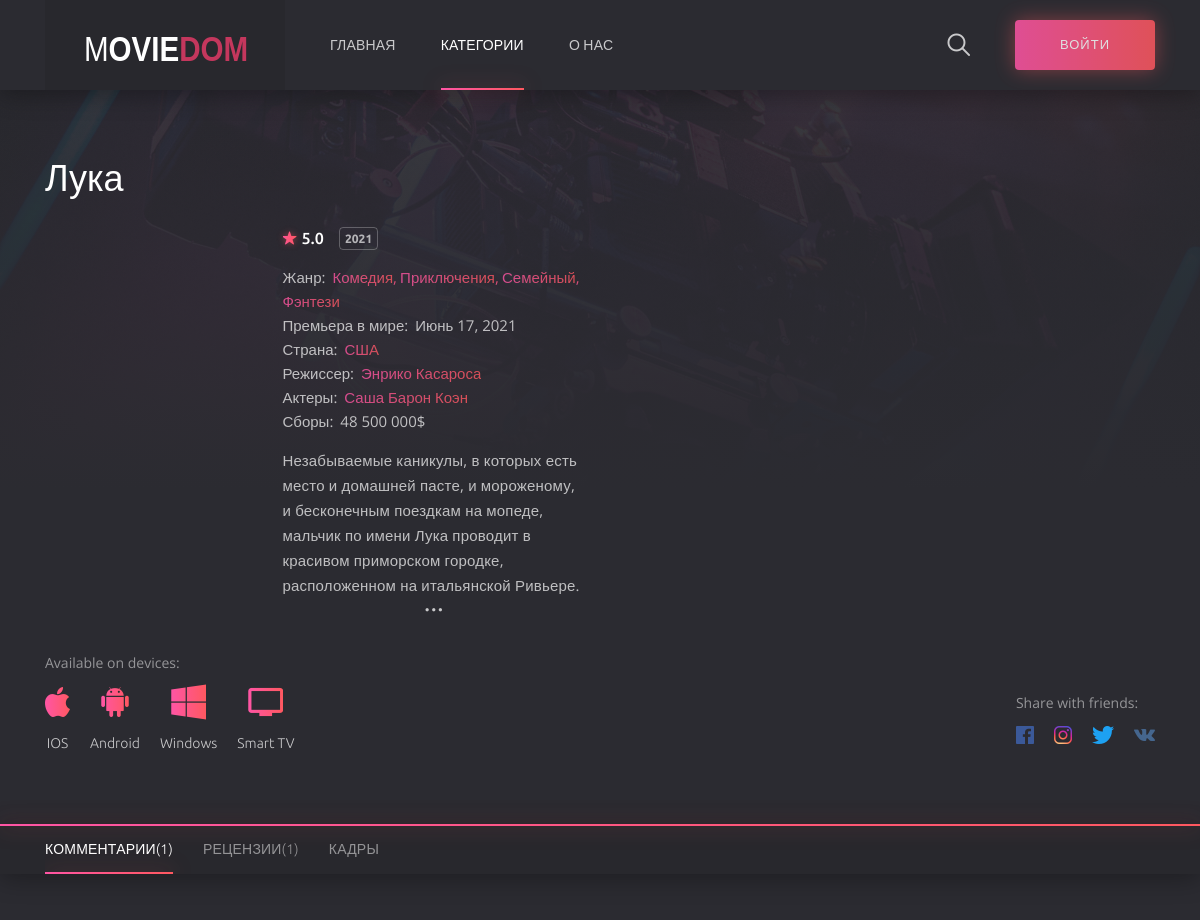
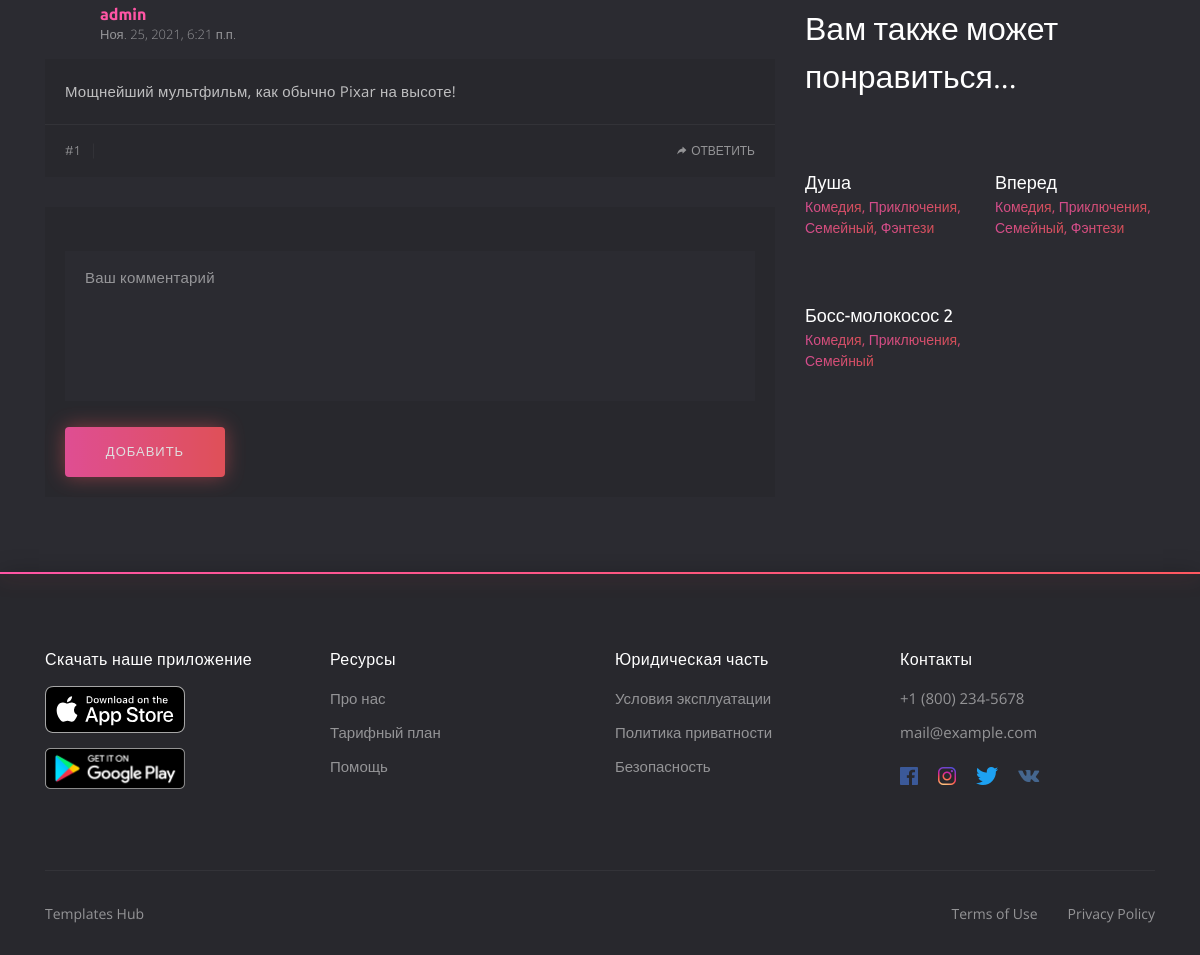
Screenshot of /cartoons/Luca/ with the database file from the repository (2 pictures, top to bottom).
### movie_catalog/models.py (models this page shows, shortened)
class Movie(models.Model):
    category = models.ForeignKey(
        'Category',
        related_name='movies',
        on_delete=models.SET_NULL,
        null=True,
        verbose_name='Категория'
    )
    title = models.CharField(max_length=255, verbose_name='Название')
    slug = models.SlugField(unique=True, verbose_name='Слаг')
    tagline = models.CharField(max_length=255, blank=True, verbose_name='Слоган')
    poster = models.ImageField(upload_to='posters/', verbose_name='Постер')
    genre = models.ManyToManyField('Genre', related_name='movies', verbose_name='Жанр')
    country = models.ManyToManyField('Country', related_name='movies', verbose_name='Страна')
    director = models.ManyToManyField('Director', related_name='movies', verbose_name='Режиссер')
    actors = models.ManyToManyField('Actor', related_name='movies', verbose_name='Актеры')
    description = models.TextField(verbose_name='Описание')
    year = models.PositiveSmallIntegerField(verbose_name='Год')
    world_premiere = models.DateField(verbose_name='Премьера в мире')
    budget = models.PositiveIntegerField(default=0, verbose_name='Бюджет')
    fees = models.PositiveIntegerField(default=0, verbose_name='Сборы')
    age_limit = models.CharField(
        max_length=10,
        choices=[
            ('0', '0'),
            ('12', '12'),
            ('16', '16'),
            ('18', '18'),
        ],
        default='0',
        verbose_name='Возрастное ограничение',
    )
    available = models.BooleanField(default=True, verbose_name='Доступен')
    moderation = models.BooleanField(default=False, verbose_name='Модерация')
    youtube_url = models.URLField(default='', verbose_name='Ссылка на трейлер в ютубе')
    class Meta:
        verbose_name = 'Фильм'
        verbose_name_plural = 'Фильмы'
        ordering = ('-world_premiere',)
    def __str__(self):
        return self.title

class Genre(models.Model):
    name = models.CharField(unique=True, max_length=255, verbose_name='Название')
    slug = models.SlugField(unique=True, verbose_name='Слаг')
    class Meta:
        verbose_name = 'Жанр'
        verbose_name_plural = 'Жанры'
    def __str__(self):
        return self.name

class Country(models.Model):
    name = models.CharField(unique=True, max_length=255, verbose_name='Название')
    slug = models.SlugField(unique=True, verbose_name='Слаг')
    class Meta:
        verbose_name = 'Страну'
        verbose_name_plural = 'Страны'
    def __str__(self):
        return self.name

class Director(models.Model):
    name = models.CharField(unique=True, max_length=255, verbose_name='Имя')
    slug = models.SlugField(unique=True, verbose_name='Слаг')
    photo = models.ImageField(upload_to='directors/', blank=True, null=True, verbose_name='Фото')
    class Meta:
        verbose_name = 'Режиссера'
        verbose_name_plural = 'Режиссеры'
    def __str__(self):
        return self.name

class Actor(models.Model):
    name = models.CharField(unique=True, max_length=255, verbose_name='Имя')
    slug = models.SlugField(unique=True, verbose_name='Слаг')
    photo = models.ImageField(upload_to='actors/', blank=True, null=True, verbose_name='Фото')
    class Meta:
        verbose_name = 'Актера'
        verbose_name_plural = 'Актеры'
    def __str__(self):
        return self.name

class Comment(models.Model):
    movie = models.ForeignKey(
        Movie,
        related_name='comments',
        on_delete=models.CASCADE,
        verbose_name='Фильм',
    )
    user = models.ForeignKey(
        User,
        related_name='comments',
        on_delete=models.CASCADE,
        null=True,
        verbose_name='Пользователь',
    )
    posted_at = models.DateTimeField(auto_now_add=True, verbose_name='Опубликовано')
    text = models.TextField(
        max_length=5000,
        validators=[MinLengthValidator(10)],
        verbose_name='Текст',
    )
    parent = models.ForeignKey(
        'self',
        on_delete=models.CASCADE,
        related_name='replies',
        blank=True,
        null=True,
        verbose_name='Родитель',
    )
    class Meta:
        verbose_name = 'Комментарий'
        verbose_name_plural = 'Комментарии'
        ordering = ('posted_at',)

### movie_catalog/views.py (the view, shortened to what this page needs)
# urls.py: path('<slug:category>/<slug:movie_slug>/', views.MovieDetail.as_view(), name='movie_detail'),
class MovieDetail(DetailView):
    extra_context = {'page': 'movie_detail'}
    comments_per_page = 10
    reviews_per_page = 5
    def get_queryset(self):
        return (
            Movie.objects.filter(
                category__slug=self.kwargs['category'],
                available=True,
                moderation=True,
            )
            .annotate(avg_rating=Avg('reviews__star__number'))
        )
    def get_object(self):
        return self.get_queryset().get(slug=self.kwargs['movie_slug'])
    def pagination(self, queryset, per_page, page_name):
        for i in range(len(queryset)):
            queryset[i].index_number = len(queryset) - i
        paginator = Paginator(queryset, per_page)
        page_number = self.request.GET.get(page_name, 1)
        return paginator.get_page(page_number)
    def reviews_info(self, reviews):
        try:
            user_reviewed = reviews.filter(user=self.request.user).exists()
            if user_reviewed:
                user_review = reviews.get(user=self.request.user)
                user_review_index = list(reviews).index(user_review) + 1
                user_review_page_number = ceil(user_review_index / self.reviews_per_page)
            else:
                user_review_page_number = None
        except TypeError:
            user_reviewed = False
            user_review_page_number = None
        return {
            'user_reviewed': user_reviewed,
            'user_review_page_number': user_review_page_number,
            'reviews': self.pagination(reviews, self.reviews_per_page, 'rev_p')
        }
    def get_context_data(self, **kwargs):
        context = super().get_context_data(**kwargs)
        movie = self.get_object()
        context['title'] = movie.category.name
        context['tab'] = self.request.GET.get('tab')
        context['none_parent_comments'] = self.pagination(
            movie.comments.filter(parent=None).order_by('-posted_at'),
            self.comments_per_page,
            'com_p',
        )
        reviews = movie.reviews.all()
        if reviews:
            context.update(self.reviews_info(reviews))
        return context

### movie_catalog/templates/movie_catalog/movie_detail.html (shortened to what this page needs)
{% extends 'movie_catalog/base.html' %}
{% load static humanize %}
{% load movie_filters movie_tags %}
{% block content %}
	<section class="section details">
		<div class="details__bg" data-bg="{% static 'movie_catalog/img/home/home__bg.jpg' %}">
		</div>
		<div class="container">
			<div class="row">
				<div class="col-12">
					<h1 class="details__title">{{movie}}</h1>
				</div>
				<div class="col-12 col-xl-6">
					<div class="card card--details">
						<div class="row">
							<div class="col-12 col-sm-4 col-md-4 col-lg-3 col-xl-5">
								<div class="card__cover">
								</div>
							</div>
							<div class="col-12 col-sm-8 col-md-8 col-lg-9 col-xl-7">
								<div class="card__content">
									<div class="card__wrap">
										{% if movie.avg_rating %}
											<a href="{% url 'filter' model='rating' instance=movie.avg_rating|round_number:1 %}">
												<span class="card__rate">
													<i class="icon ion-ios-star"></i>
													{{movie.avg_rating|round_number:1}}
												</span>
											</a>
										{% endif %}
										<ul class="card__list">
											<a href="{% url 'filter' model='year' instance=movie.year %}">
												<li>{{movie.year}}</li>
											</a>
										</ul>
									</div>
									<ul class="card__meta">
										<li>
											<span>Жанр:</span>
											{% for genre in movie.genre.all %}
												<a href="{% url 'filter' model='genre' instance=genre.slug %}">
													{{genre}}
												</a>
											{% endfor %}
										</li>
										<li><span>Премьера в мире:</span> {{movie.world_premiere}}</li>
										<li>
											<span>Страна:</span>
											{% for country in movie.country.all %}
												<a href="{% url 'filter' model='country' instance=country.slug %}">
													{{country}}
												</a>
											{% endfor %}
										</li>
										<li>
											<span>Режиссер:</span>
											{% for director in movie.director.all %}
												<a href="{% url 'filter' model='director' instance=director.slug %}">
													{{director}}
												</a>
											{% endfor %}
										</li>
										<li>
											<span>Актеры:</span>
											{% for actor in movie.actors.all %}
												<a href="{% url 'filter' model='actor' instance=actor.slug %}">
													{{actor}}
												</a>
											{% endfor %}
										</li>
										{% if movie.fees %}
											<li><span>Сборы:</span> {{movie.fees|intcomma}}$</li>
										{% endif %}
									</ul>
									<div class="card__description card__description--details">
										{{movie.description}}
									</div>
								</div>
							</div>
						</div>
					</div>
				</div>
				<div class="col-12 col-xl-6">
					<div class="videowrap">
						<div class="videoblock">
							<iframe width="560" height="315" src="{{movie.youtube_url|format_youtube_url}}" allowfullscreen></iframe>
						</div>
					</div>
				</div>
				<div class="col-12">
					<div class="details__wrap">
						<div class="details__devices">
							<span class="details__devices-title">Available on devices:</span>
							<ul class="details__devices-list">
								<li><i class="icon ion-logo-apple"></i><span>IOS</span></li>
								<li><i class="icon ion-logo-android"></i><span>Android</span></li>
								<li><i class="icon ion-logo-windows"></i><span>Windows</span></li>
								<li><i class="icon ion-md-tv"></i><span>Smart TV</span></li>
							</ul>
						</div>
						<div class="details__share">
							<span class="details__share-title">Share with friends:</span>
							<ul class="details__share-list">
								<li class="facebook"><a href="#"><i class="icon ion-logo-facebook"></i></a></li>
								<li class="instagram"><a href="#"><i class="icon ion-logo-instagram"></i></a></li>
								<li class="twitter"><a href="#"><i class="icon ion-logo-twitter"></i></a></li>
								<li class="vk"><a href="#"><i class="icon ion-logo-vk"></i></a></li>
							</ul>
						</div>
					</div>
				</div>
			</div>
		</div>
	</section>
	{% include 'movie_catalog/includes/additional_movie_section.html' %}
{% endblock %}

### movie_catalog/templates/movie_catalog/includes/comments.html (shortened to what this page needs)
{% load static movie_filters %}
<div class="col-12">
    <div class="comments" id="comments_section">
        <ul class="comments__list">
            {% if none_parent_comments.object_list %}
                {% for comment in none_parent_comments.object_list %}
                    <span id="com{{comment.id}}">
                        <li class="comments__item" >
                            <div class="comments__autor">
                                <span class="comments__name">
                                    {% if not comment.user %}Гость
                                    {% elif comment.user.is_staff %}<b style="color:#ff55a5;">{{comment.user}}</b>
                                    {% else %}{{comment.user}}
                                    {% endif %}
                                </span>
                                <span class="comments__time">{{comment.posted_at}}</span>
                            </div>
                            <div class="{% if comment.user == user %}user__review{% endif %}" id="comSection-{{comment.id}}" style="display:block;">
                                <p class="reviews__text" id="comText-{{comment.id}}" style="display:{% if edit and not edit_reply and edited_comment == comment.id %}none{% else %}block;{% endif %}">
                                        {% if comment.text|split_text|length <= 100 %}
                                            {{comment.text}}
                                        {% else %}
                                            {{comment.text|text_slice:'0,100'}}<span id="comment-dots{{comment.id}}"></span>
                                            <span id="comment-more{{comment.id}}" class="more">{{comment.text|text_slice:'100,full'}}</span>
                                            <span onclick="showMoreLess('comment', {{comment.id}})" class="myBtn" id="comment-myBtn{{comment.id}}">
                                                ...
                                            </span>
                                        {% endif %}
                                    </p>
                            </div>
                            <div class="comments__actions" id="comActions-{{comment.id}}">
                                <div class="comments__rate">
                                    <button style="cursor:default;">#{{comment.index_number}}</button>
                                </div>
                                    <a href="#formComment" onclick="addReply('{{comment.index_number}}', '{{comment.id}}')">
                                        <button type="button"><i class="icon ion-ios-share-alt"></i>Ответить</button>
                                    </a>
                            </div>
                        </li>
                    </span>
                {% endfor %}
            {% else %}
                <div>
                    <h3 style="color:white;">Здесь пока нет ни одного комментария...</h3>
                </div>
                <br>
            {% endif %}
            {% include 'movie_catalog/includes/forms/comment_form.html' %}
        </ul>
    </div>
</div>

### movie_catalog/templates/movie_catalog/includes/similar_movies.html (shortened to what this page needs)
{% load movie_tags movie_filters %}
<div class="col-12 col-lg-4 col-xl-4">
    {% get_similar_movies movie as similar_movies %}
    <div class="row">
        {% if similar_movies %}
            <div class="col-12">
                <h2 class="section__title section__title--sidebar">Вам также может понравиться...</h2>
            </div>
        {% endif %}
        {% for similar_movie in similar_movies %}
            <div class="col-6 col-sm-4 col-lg-6">
                <div class="card">
                    <a href="{% url 'movie_detail' category=similar_movie.category.slug movie_slug=similar_movie.slug %}">
                        <div class="card__cover" style="cursor: pointer;">
                        </div>
                    </a>
                    <div class="card__content">
                        <h3 class="card__title">
                            <a href="{% url 'movie_detail' category=similar_movie.category.slug movie_slug=similar_movie.slug %}">
                                {{similar_movie}}
                            </a>
                        </h3>
                        <span class="card__category">
                            {% for genre in similar_movie.genre.all %}
                                <a href="{% url 'filter' model='genre' instance=genre.slug %}">
                                    {{genre}}
                                </a>
                            {% endfor %}
                        </span>
                    </div>
                </div>
            </div>
        {% endfor %}
    </div>
</div>

### rows the page displays
Movie: title "Лука", avg_rating "5.0", year "2021", world_premiere "Июнь 17, 2021", fees "48 500 000", description "Незабываемые каникулы, в которых есть место и домашней пасте, и мороженому, и бесконечным поездкам на мопеде, мальчик по имени Лука проводит в красивом приморском городке, расположенном на итальянской Ривьере.…"
Genre: name "Комедия"
Genre: name "Приключения"
Genre: name "Семейный"
Genre: name "Фэнтези"
Country: name "США"
Director: name "Энрико Касароса"
Actor: name "Саша Барон Коэн"
Comment: user "admin", posted_at "Ноя. 25, 2021, 6:21 п.п.", text "Мощнейший мультфильм, как обычно Pixar на высоте!", index_number "1"
Movie: title "Душа"
Movie: title "Вперед"
Movie: title "Босс-молокосос 2"

### other values shown
{{ none_parent_comments.paginator.object_list|length }} "1"
{{ reviews.paginator.object_list|length }} "1"
